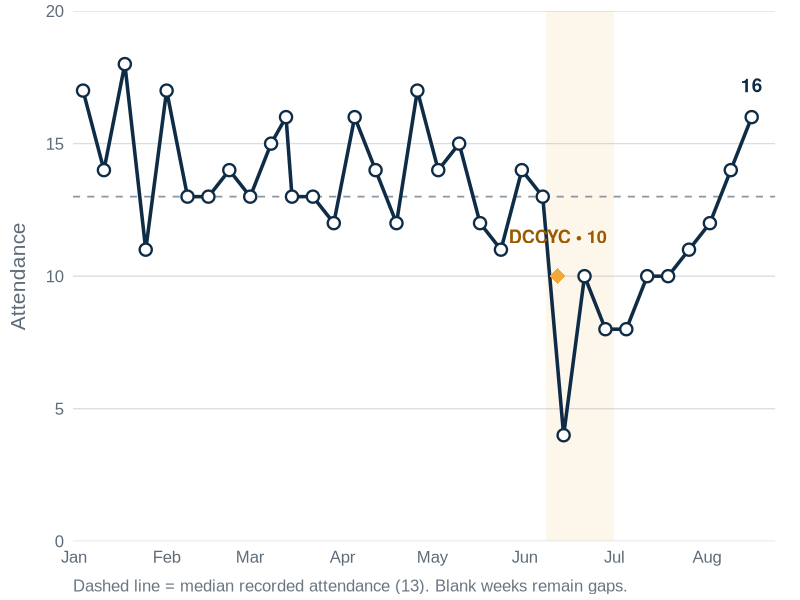

Generate this figure with R:
## ---- chunk 1
#| fig-width: 13.4
#| fig-height: 4.55
#| out-width: "100%"
#| fig-align: center
library(ggplot2)

attendance <- data.frame(
  date = as.Date(c(
    "2026-01-04","2026-01-11","2026-01-18","2026-01-25",
    "2026-02-01","2026-02-08","2026-02-15","2026-02-22",
    "2026-03-01","2026-03-08","2026-03-13","2026-03-15","2026-03-22","2026-03-29",
    "2026-04-05","2026-04-12","2026-04-19","2026-04-26",
    "2026-05-03","2026-05-10","2026-05-17","2026-05-24","2026-05-31",
    "2026-06-07","2026-06-14","2026-06-21","2026-06-28",
    "2026-07-05","2026-07-12","2026-07-19","2026-07-26",
    "2026-08-02","2026-08-09","2026-08-16"
  )),
  total = c(17,14,18,11,17,13,13,14,13,15,16,13,13,12,16,14,12,17,14,15,12,11,14,13,4,10,8,8,10,10,11,12,14,16)
)

ggplot(attendance, aes(date, total)) +
  annotate("rect", xmin=as.Date("2026-06-08"), xmax=as.Date("2026-07-01"), ymin=-Inf, ymax=Inf, fill="#F2A93B", alpha=.10) +
  geom_hline(yintercept=13, color="#8B99A6", linewidth=.6, linetype="dashed") +
  geom_line(color="#0F2C46", linewidth=1.2, na.rm=TRUE) +
  geom_point(color="#0F2C46", fill="#FFFFFF", shape=21, size=3.3, stroke=1.2, na.rm=TRUE) +
  annotate("point", x=as.Date("2026-06-12"), y=10, color="#F2A93B", size=5, shape=18) +
  annotate("text", x=as.Date("2026-06-12"), y=11.5, label="DCCYC • 10", color="#9A5B00", fontface="bold", size=4.6) +
  annotate("text", x=as.Date("2026-08-16"), y=17.2, label="16", color="#0F2C46", fontface="bold", size=4.8) +
  scale_x_date(date_breaks="1 month", date_labels="%b", expand=expansion(mult=c(.015,.035))) +
  scale_y_continuous(breaks=seq(0,20,5), limits=c(0,20), expand=c(0,0)) +
  labs(x=NULL, y="Attendance", caption="Dashed line = median recorded attendance (13). Blank weeks remain gaps.") +
  theme_minimal(base_family="Arial", base_size=15) +
  theme(
    panel.grid.minor=element_blank(),
    panel.grid.major.x=element_blank(),
    panel.grid.major.y=element_line(color="#D8DEE5", linewidth=.45),
    axis.text=element_text(color="#5E6B78"),
    axis.title.y=element_text(color="#5E6B78", margin=margin(r=12)),
    plot.caption=element_text(color="#6A7681", hjust=0, margin=margin(t=10)),
    plot.margin=margin(8,18,4,8)
  )
